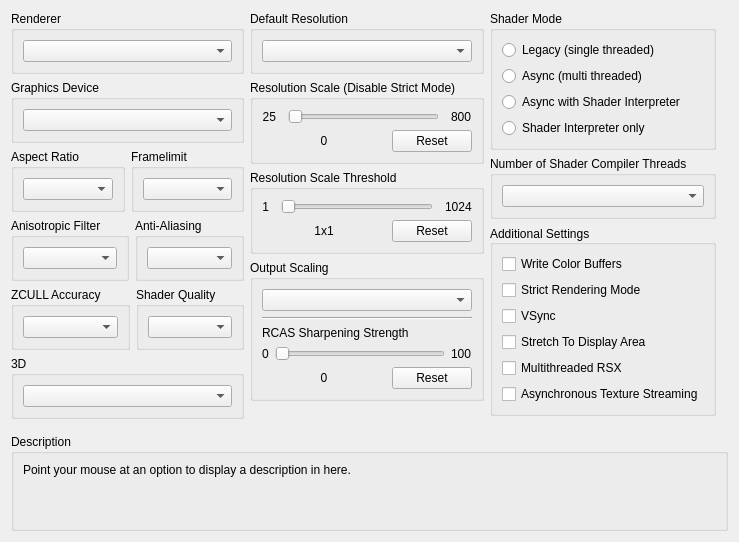
      <widget class="QWidget" name="gpuTab">
       <attribute name="title">
        <string>GPU</string>
       </attribute>
       <layout class="QVBoxLayout" name="gpuTab_layout" stretch="0,1,0">
        <item>
         <layout class="QHBoxLayout" name="gpuTabLayout" stretch="1,1,1">
          <item>
           <layout class="QVBoxLayout" name="gpuTabLayoutLeft">
            <item>
             <widget class="QGroupBox" name="gb_renderer">
              <property name="title">
               <string>Renderer</string>
              </property>
              <layout class="QVBoxLayout" name="gb_renderer_layout">
               <item>
                <widget class="QComboBox" name="renderBox"/>
               </item>
              </layout>
             </widget>
            </item>
            <item>
             <widget class="QGroupBox" name="gb_graphicsAdapter">
              <property name="title">
               <string>Graphics Device</string>
              </property>
              <layout class="QVBoxLayout" name="gb_graphicsAdapter_layout">
               <item>
                <widget class="QComboBox" name="graphicsAdapterBox"/>
               </item>
              </layout>
             </widget>
            </item>
            <item>
             <widget class="QWidget" name="widget_gpu_top" native="true">
              <layout class="QHBoxLayout" name="widget_gpu_top_layout" stretch="1,1">
               <property name="leftMargin">
                <number>0</number>
               </property>
               <property name="topMargin">
                <number>0</number>
               </property>
               <property name="rightMargin">
                <number>0</number>
               </property>
               <property name="bottomMargin">
                <number>0</number>
               </property>
               <item>
                <widget class="QGroupBox" name="gb_aspectRatio">
                 <property name="title">
                  <string>Aspect Ratio</string>
                 </property>
                 <layout class="QVBoxLayout" name="gb_aspectRatio_layout">
                  <item>
                   <widget class="QComboBox" name="aspectBox"/>
                  </item>
                 </layout>
                </widget>
               </item>
               <item>
                <widget class="QGroupBox" name="gb_frameLimit">
                 <property name="title">
                  <string>Framelimit</string>
                 </property>
                 <layout class="QVBoxLayout" name="gb_frameLimit_layout">
                  <item>
                   <widget class="QComboBox" name="frameLimitBox"/>
                  </item>
                 </layout>
                </widget>
               </item>
              </layout>
             </widget>
            </item>
            <item>
             <widget class="QWidget" name="widget_gpu_bottom" native="true">
              <layout class="QHBoxLayout" name="widget_gpu_bottom_layout" stretch="1,1">
               <property name="leftMargin">
                <number>0</number>
               </property>
               <property name="topMargin">
                <number>0</number>
               </property>
               <property name="rightMargin">
                <number>0</number>
               </property>
               <property name="bottomMargin">
                <number>0</number>
               </property>
               <item>
                <widget class="QGroupBox" name="gb_anisotropicFilter">
                 <property name="title">
                  <string>Anisotropic Filter</string>
                 </property>
                 <layout class="QVBoxLayout" name="gb_anisotropicFilter_layout">
                  <item>
                   <widget class="QComboBox" name="anisotropicFilterOverride"/>
                  </item>
                 </layout>
                </widget>
               </item>
               <item>
                <widget class="QGroupBox" name="gb_antiAliasing">
                 <property name="title">
                  <string>Anti-Aliasing</string>
                 </property>
                 <layout class="QVBoxLayout" name="gb_antiAliasing_layout">
                  <item>
                   <widget class="QComboBox" name="antiAliasing"/>
                  </item>
                 </layout>
                </widget>
               </item>
              </layout>
             </widget>
            </item>
            <item>
             <widget class="QWidget" name="widget_gpu_3" native="true">
              <layout class="QHBoxLayout" name="widget_gpu_3_layout" stretch="1,1">
               <property name="leftMargin">
                <number>0</number>
               </property>
               <property name="topMargin">
                <number>0</number>
               </property>
               <property name="rightMargin">
                <number>0</number>
               </property>
               <property name="bottomMargin">
                <number>0</number>
               </property>
               <item>
                <widget class="QGroupBox" name="gbZCULL">
                 <property name="title">
                  <string>ZCULL Accuracy</string>
                 </property>
                 <layout class="QVBoxLayout" name="gbZCULL_layout">
                  <item>
                   <widget class="QComboBox" name="zcullPrecisionMode"/>
                  </item>
                 </layout>
                </widget>
               </item>
               <item>
                <widget class="QGroupBox" name="gbShaderPrecision">
                 <property name="title">
                  <string>Shader Quality</string>
                 </property>
                 <layout class="QVBoxLayout" name="gbShaderPrecision_layout">
                  <item>
                   <widget class="QComboBox" name="shaderPrecision"/>
                  </item>
                 </layout>
                </widget>
               </item>
              </layout>
             </widget>
            </item>
            <item>
             <widget class="QGroupBox" name="gb_stereo">
              <property name="title">
               <string>3D</string>
              </property>
              <layout class="QVBoxLayout" name="gb_stereo_layout">
               <item>
                <widget class="QComboBox" name="stereoRenderMode"/>
               </item>
              </layout>
             </widget>
            </item>
            <item>
             <spacer name="gpu_tab_layout_right_spacer">
              <property name="orientation">
               <enum>Qt::Orientation::Vertical</enum>
              </property>
              <property name="sizeType">
               <enum>QSizePolicy::Policy::MinimumExpanding</enum>
              </property>
              <property name="sizeHint" stdset="0">
               <size>
                <width>0</width>
                <height>0</height>
               </size>
              </property>
             </spacer>
            </item>
           </layout>
          </item>
          <item>
           <layout class="QVBoxLayout" name="gpuTabLayoutMiddle">
            <item>
             <widget class="QGroupBox" name="gb_default_resolution">
              <property name="title">
               <string>Default Resolution</string>
              </property>
              <layout class="QVBoxLayout" name="gb_default_resolution_layout">
               <item>
                <widget class="QComboBox" name="resBox"/>
               </item>
              </layout>
             </widget>
            </item>
            <item>
             <layout class="QVBoxLayout" name="layout_resolution_scale">
              <property name="spacing">
               <number>6</number>
              </property>
              <property name="leftMargin">
               <number>0</number>
              </property>
              <item>
               <widget class="QGroupBox" name="gb_resolutionScale">
                <property name="title">
                 <string>Resolution Scale (Disable Strict Mode)</string>
                </property>
                <layout class="QVBoxLayout" name="gb_resolutionScale_layout">
                 <item>
                  <widget class="QWidget" name="resolutionScaleLayoutTop" native="true">
                   <layout class="QHBoxLayout" name="horizontalLayout_23" stretch="0,1,0">
                    <property name="spacing">
                     <number>12</number>
                    </property>
                    <property name="leftMargin">
                     <number>0</number>
                    </property>
                    <property name="topMargin">
                     <number>0</number>
                    </property>
                    <property name="rightMargin">
                     <number>0</number>
                    </property>
                    <property name="bottomMargin">
                     <number>0</number>
                    </property>
                    <item>
                     <widget class="QLabel" name="resolutionScaleMin">
                      <property name="text">
                       <string>25</string>
                      </property>
                      <property name="alignment">
                       <set>Qt::AlignmentFlag::AlignRight|Qt::AlignmentFlag::AlignTrailing|Qt::AlignmentFlag::AlignVCenter</set>
                      </property>
                     </widget>
                    </item>
                    <item>
                     <widget class="QSlider" name="resolutionScale">
                      <property name="orientation">
                       <enum>Qt::Orientation::Horizontal</enum>
                      </property>
                     </widget>
                    </item>
                    <item>
                     <widget class="QLabel" name="resolutionScaleMax">
                      <property name="text">
                       <string>800</string>
                      </property>
                     </widget>
                    </item>
                   </layout>
                  </widget>
                 </item>
                 <item>
                  <layout class="QHBoxLayout" name="resolutionScaleLayoutBottom" stretch="1,0">
                   <item>
                    <widget class="QLabel" name="resolutionScaleVal">
                     <property name="text">
                      <string>0</string>
                     </property>
                     <property name="alignment">
                      <set>Qt::AlignmentFlag::AlignCenter</set>
                     </property>
                    </widget>
                   </item>
                   <item>
                    <widget class="QPushButton" name="resolutionScaleReset">
                     <property name="text">
                      <string>Reset</string>
                     </property>
                    </widget>
                   </item>
                  </layout>
                 </item>
                </layout>
               </widget>
              </item>
              <item>
               <widget class="QGroupBox" name="gb_minimumScalableDimension">
                <property name="title">
                 <string>Resolution Scale Threshold</string>
                </property>
                <layout class="QVBoxLayout" name="gb_minimumScalableDimension_layout">
                 <item>
                  <layout class="QHBoxLayout" name="minimumScalableDimensionLayoutTop" stretch="0,1,0">
                   <property name="spacing">
                    <number>12</number>
                   </property>
                   <item>
                    <widget class="QLabel" name="minimumScalableDimensionMin">
                     <property name="text">
                      <string>1</string>
                     </property>
                     <property name="alignment">
                      <set>Qt::AlignmentFlag::AlignRight|Qt::AlignmentFlag::AlignTrailing|Qt::AlignmentFlag::AlignVCenter</set>
                     </property>
                    </widget>
                   </item>
                   <item>
                    <widget class="QSlider" name="minimumScalableDimension">
                     <property name="orientation">
                      <enum>Qt::Orientation::Horizontal</enum>
                     </property>
                    </widget>
                   </item>
                   <item>
                    <widget class="QLabel" name="minimumScalableDimensionMax">
                     <property name="text">
                      <string>1024</string>
                     </property>
                    </widget>
                   </item>
                  </layout>
                 </item>
                 <item>
                  <layout class="QHBoxLayout" name="minimumScalableDimensionLayoutBottom" stretch="1,0">
                   <item>
                    <widget class="QLabel" name="minimumScalableDimensionVal">
                     <property name="text">
                      <string>1x1</string>
                     </property>
                     <property name="alignment">
                      <set>Qt::AlignmentFlag::AlignCenter</set>
                     </property>
                    </widget>
                   </item>
                   <item>
                    <widget class="QPushButton" name="minimumScalableDimensionReset">
                     <property name="text">
                      <string>Reset</string>
                     </property>
                    </widget>
                   </item>
                  </layout>
                 </item>
                </layout>
               </widget>
              </item>
             </layout>
            </item>
            <item>
             <widget class="QGroupBox" name="gb_outputScaling">
              <property name="title">
               <string>Output Scaling</string>
              </property>
              <layout class="QVBoxLayout" name="gb_Upscaling_layout">
               <item>
                <widget class="QComboBox" name="outputScalingMode"/>
               </item>
               <item>
                <widget class="Line" name="line">
                 <property name="orientation">
                  <enum>Qt::Orientation::Horizontal</enum>
                 </property>
                </widget>
               </item>
               <item>
                <widget class="QWidget" name="fsrSharpeningStrengthWidget" native="true">
                 <layout class="QVBoxLayout" name="fsrSharpeningWidgetLayout">
                  <property name="leftMargin">
                   <number>0</number>
                  </property>
                  <property name="topMargin">
                   <number>0</number>
                  </property>
                  <property name="rightMargin">
                   <number>0</number>
                  </property>
                  <property name="bottomMargin">
                   <number>0</number>
                  </property>
                  <item>
                   <widget class="QLabel" name="fsrSharpeningStrengthLabel">
                    <property name="sizePolicy">
                     <sizepolicy hsizetype="Preferred" vsizetype="Preferred">
                      <horstretch>0</horstretch>
                      <verstretch>0</verstretch>
                     </sizepolicy>
                    </property>
                    <property name="text">
                     <string>RCAS Sharpening Strength</string>
                    </property>
                    <property name="alignment">
                     <set>Qt::AlignmentFlag::AlignBottom|Qt::AlignmentFlag::AlignLeading|Qt::AlignmentFlag::AlignLeft</set>
                    </property>
                    <property name="margin">
                     <number>1</number>
                    </property>
                   </widget>
                  </item>
                  <item>
                   <layout class="QHBoxLayout" name="fsrSharpeningLayoutTop">
                    <item>
                     <widget class="QLabel" name="minSharpeningVal">
                      <property name="text">
                       <string>0</string>
                      </property>
                     </widget>
                    </item>
                    <item>
                     <widget class="QSlider" name="fsrSharpeningStrength">
                      <property name="orientation">
                       <enum>Qt::Orientation::Horizontal</enum>
                      </property>
                     </widget>
                    </item>
                    <item>
                     <widget class="QLabel" name="maxSharpeningVal">
                      <property name="sizePolicy">
                       <sizepolicy hsizetype="Minimum" vsizetype="Preferred">
                        <horstretch>0</horstretch>
                        <verstretch>0</verstretch>
                       </sizepolicy>
                      </property>
                      <property name="text">
                       <string>100</string>
                      </property>
                     </widget>
                    </item>
                   </layout>
                  </item>
                  <item>
                   <layout class="QHBoxLayout" name="fsrSharpeningLayoutBottom" stretch="1,0">
                    <item>
                     <widget class="QLabel" name="fsrSharpeningStrengthVal">
                      <property name="text">
                       <string>0</string>
                      </property>
                      <property name="alignment">
                       <set>Qt::AlignmentFlag::AlignCenter</set>
                      </property>
                     </widget>
                    </item>
                    <item>
                     <widget class="QPushButton" name="fsrSharpeningStrengthReset">
                      <property name="text">
                       <string>Reset</string>
                      </property>
                     </widget>
                    </item>
                   </layout>
                  </item>
                 </layout>
                </widget>
               </item>
              </layout>
             </widget>
            </item>
            <item>
             <spacer name="gpu_tab_layout_middle_spacer">
              <property name="orientation">
               <enum>Qt::Orientation::Vertical</enum>
              </property>
              <property name="sizeType">
               <enum>QSizePolicy::Policy::MinimumExpanding</enum>
              </property>
              <property name="sizeHint" stdset="0">
               <size>
                <width>0</width>
                <height>0</height>
               </size>
              </property>
             </spacer>
            </item>
           </layout>
          </item>
          <item>
           <layout class="QVBoxLayout" name="gpuTabLayoutRight">
            <property name="rightMargin">
             <number>12</number>
            </property>
            <property name="bottomMargin">
             <number>12</number>
            </property>
            <item>
             <widget class="QGroupBox" name="gb_shader_mode">
              <property name="minimumSize">
               <size>
                <width>0</width>
                <height>123</height>
               </size>
              </property>
              <property name="title">
               <string>Shader Mode</string>
              </property>
              <layout class="QVBoxLayout" name="verticalLayout">
               <item>
                <widget class="QRadioButton" name="rb_legacy_recompiler">
                 <property name="text">
                  <string notr="true">Legacy (single threaded)</string>
                 </property>
                </widget>
               </item>
               <item>
                <widget class="QRadioButton" name="rb_async_recompiler">
                 <property name="text">
                  <string notr="true">Async (multi threaded)</string>
                 </property>
                </widget>
               </item>
               <item>
                <widget class="QRadioButton" name="rb_async_with_shader_interpreter">
                 <property name="text">
                  <string notr="true">Async with Shader Interpreter</string>
                 </property>
                </widget>
               </item>
               <item>
                <widget class="QRadioButton" name="rb_shader_interpreter_only">
                 <property name="text">
                  <string notr="true">Shader Interpreter only</string>
                 </property>
                </widget>
               </item>
              </layout>
             </widget>
            </item>
            <item>
             <widget class="QGroupBox" name="gb_shader_compiler_threads">
              <property name="title">
               <string>Number of Shader Compiler Threads</string>
              </property>
              <layout class="QVBoxLayout" name="gb_shader_compiler_threads_layout">
               <item>
                <widget class="QComboBox" name="shaderCompilerThreads"/>
               </item>
              </layout>
             </widget>
            </item>
            <item>
             <widget class="QGroupBox" name="gb_additional_settings">
              <property name="title">
               <string>Additional Settings</string>
              </property>
              <property name="alignment">
               <set>Qt::AlignmentFlag::AlignLeading|Qt::AlignmentFlag::AlignLeft|Qt::AlignmentFlag::AlignVCenter</set>
              </property>
              <layout class="QVBoxLayout" name="gb_additional_settings_layout">
               <item>
                <widget class="QCheckBox" name="dumpColor">
                 <property name="text">
                  <string>Write Color Buffers</string>
                 </property>
                </widget>
               </item>
               <item>
                <widget class="QCheckBox" name="strictModeRendering">
                 <property name="text">
                  <string>Strict Rendering Mode</string>
                 </property>
                </widget>
               </item>
               <item>
                <widget class="QCheckBox" name="vsync">
                 <property name="text">
                  <string>VSync</string>
                 </property>
                </widget>
               </item>
               <item>
                <widget class="QCheckBox" name="stretchToDisplayArea">
                 <property name="text">
                  <string>Stretch To Display Area</string>
                 </property>
                </widget>
               </item>
               <item>
                <widget class="QCheckBox" name="multithreadedRSX">
                 <property name="text">
                  <string>Multithreaded RSX</string>
                 </property>
                </widget>
               </item>
               <item>
                <widget class="QCheckBox" name="asyncTextureStreaming">
                 <property name="text">
                  <string>Asynchronous Texture Streaming</string>
                 </property>
                </widget>
               </item>
               <item>
                <spacer name="additional_settings_spacer">
                 <property name="orientation">
                  <enum>Qt::Orientation::Vertical</enum>
                 </property>
                 <property name="sizeType">
                  <enum>QSizePolicy::Policy::MinimumExpanding</enum>
                 </property>
                 <property name="sizeHint" stdset="0">
                  <size>
                   <width>0</width>
                   <height>0</height>
                  </size>
                 </property>
                </spacer>
               </item>
              </layout>
             </widget>
            </item>
           </layout>
          </item>
         </layout>
        </item>
        <item>
         <spacer name="gpuTabSpacer">
          <property name="orientation">
           <enum>Qt::Orientation::Vertical</enum>
          </property>
          <property name="sizeType">
           <enum>QSizePolicy::Policy::MinimumExpanding</enum>
          </property>
          <property name="sizeHint" stdset="0">
           <size>
            <width>0</width>
            <height>0</height>
           </size>
          </property>
         </spacer>
        </item>
        <item>
         <widget class="QGroupBox" name="gb_description_gpu">
          <property name="title">
           <string>Description</string>
          </property>
          <layout class="QHBoxLayout" name="gb_description_gpu_layout">
           <item>
            <widget class="QLabel" name="description_gpu">
             <property name="text">
              <string>Point your mouse at an option to display a description in here.


</string>
             </property>
             <property name="textFormat">
              <enum>Qt::TextFormat::PlainText</enum>
             </property>
             <property name="alignment">
              <set>Qt::AlignmentFlag::AlignLeading|Qt::AlignmentFlag::AlignLeft|Qt::AlignmentFlag::AlignTop</set>
             </property>
             <property name="wordWrap">
              <bool>true</bool>
             </property>
            </widget>
           </item>
          </layout>
         </widget>
        </item>
       </layout>
      </widget>
